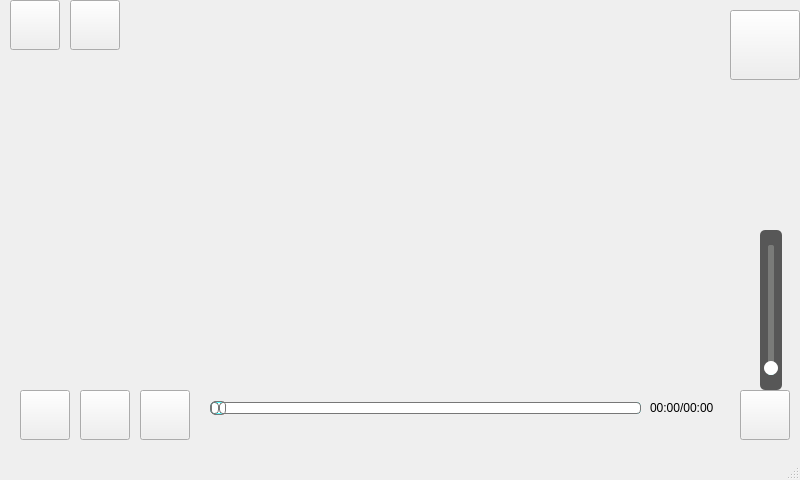
<?xml version="1.0" encoding="UTF-8"?>
<ui version="4.0">
 <class>Music</class>
 <widget class="QMainWindow" name="Music">
  <property name="geometry">
   <rect>
    <x>0</x>
    <y>0</y>
    <width>800</width>
    <height>480</height>
   </rect>
  </property>
  <property name="windowTitle">
   <string>MainWindow</string>
  </property>
  <property name="styleSheet">
   <string notr="true">Music{border-image: url(:/mic.bmp)};</string>
  </property>
  <widget class="QWidget" name="centralwidget">
   <widget class="QPushButton" name="pushButton">
    <property name="geometry">
     <rect>
      <x>10</x>
      <y>0</y>
      <width>50</width>
      <height>50</height>
     </rect>
    </property>
    <property name="styleSheet">
     <string notr="true">border-image: url(:/add.png);</string>
    </property>
    <property name="text">
     <string/>
    </property>
   </widget>
   <widget class="QListWidget" name="listWidget">
    <property name="geometry">
     <rect>
      <x>10</x>
      <y>50</y>
      <width>180</width>
      <height>330</height>
     </rect>
    </property>
    <property name="styleSheet">
     <string notr="true">background-color: transparent;</string>
    </property>
   </widget>
   <widget class="QPushButton" name="pushButton_2">
    <property name="geometry">
     <rect>
      <x>730</x>
      <y>10</y>
      <width>70</width>
      <height>70</height>
     </rect>
    </property>
    <property name="font">
     <font>
      <pointsize>15</pointsize>
     </font>
    </property>
    <property name="styleSheet">
     <string notr="true">border-image: url(:/main.png);</string>
    </property>
    <property name="text">
     <string/>
    </property>
   </widget>
   <widget class="QPushButton" name="pushButton_prev">
    <property name="geometry">
     <rect>
      <x>20</x>
      <y>390</y>
      <width>50</width>
      <height>50</height>
     </rect>
    </property>
    <property name="styleSheet">
     <string notr="true">border-image: url(:/music/prev.png);</string>
    </property>
    <property name="text">
     <string/>
    </property>
   </widget>
   <widget class="QPushButton" name="pushButton_play">
    <property name="geometry">
     <rect>
      <x>80</x>
      <y>390</y>
      <width>50</width>
      <height>50</height>
     </rect>
    </property>
    <property name="styleSheet">
     <string notr="true">border-image: url(:/music/pause.png);</string>
    </property>
    <property name="text">
     <string/>
    </property>
   </widget>
   <widget class="QPushButton" name="pushButton_next">
    <property name="geometry">
     <rect>
      <x>140</x>
      <y>390</y>
      <width>50</width>
      <height>50</height>
     </rect>
    </property>
    <property name="styleSheet">
     <string notr="true">border-image: url(:/music/next.png);</string>
    </property>
    <property name="text">
     <string/>
    </property>
   </widget>
   <widget class="QPushButton" name="pushButton_3">
    <property name="geometry">
     <rect>
      <x>740</x>
      <y>390</y>
      <width>50</width>
      <height>50</height>
     </rect>
    </property>
    <property name="styleSheet">
     <string notr="true">border-image: url(:/music/volume.png);</string>
    </property>
    <property name="text">
     <string/>
    </property>
   </widget>
   <widget class="QLabel" name="label">
    <property name="geometry">
     <rect>
      <x>650</x>
      <y>400</y>
      <width>101</width>
      <height>16</height>
     </rect>
    </property>
    <property name="text">
     <string>00:00/00:00</string>
    </property>
   </widget>
   <widget class="QSlider" name="horizontalSlider">
    <property name="geometry">
     <rect>
      <x>210</x>
      <y>400</y>
      <width>431</width>
      <height>16</height>
     </rect>
    </property>
    <property name="styleSheet">
     <string notr="true">QSlider::groove:horizontal { 
border: 1px solid #55ffff; 
background: white; 
height: 10px; 
border-radius: 4px; 
} 
   
QSlider::sub-page:horizontal { 
background: qlineargradient(x1: 0, y1: 0.2, x2: 1, y2: 1, 
    stop: 0 #55ffff, stop: 1 #55ffff); 
border: 1px solid #777; 
height: 10px; 
border-radius: 4px; 
} 
   
QSlider::add-page:horizontal { 
background: #fff; 
border: 1px solid #777; 
height: 10px; 
border-radius: 4px; 
} 
   
QSlider::handle:horizontal { 
background: qlineargradient(x1:0, y1:0, x2:1, y2:1, 
    stop:0 #eee, stop:1 #ccc); 
border: 1px solid #777; 
width: 13px; 
margin-top: -2px; 
margin-bottom: -2px; 
border-radius: 4px; 
} 
   
QSlider::handle:horizontal:hover { 
background: qlineargradient(x1:0, y1:0, x2:1, y2:1, 
    stop:0 #fff, stop:1 #ddd); 
border: 1px solid #444; 
border-radius: 4px; 
} 
   
QSlider::sub-page:horizontal:disabled { 
background: #bbb; 
border-color: #999; 
} 
   
QSlider::add-page:horizontal:disabled { 
background: #eee; 
border-color: #999; 
} 
   
QSlider::handle:horizontal:disabled { 
background: #eee; 
border: 1px solid #aaa; 
border-radius: 4px; 
} </string>
    </property>
    <property name="orientation">
     <enum>Qt::Horizontal</enum>
    </property>
   </widget>
   <widget class="QSlider" name="verticalSlider">
    <property name="geometry">
     <rect>
      <x>760</x>
      <y>230</y>
      <width>22</width>
      <height>160</height>
     </rect>
    </property>
    <property name="styleSheet">
     <string notr="true">QSlider
{
    background-color: rgba(22, 22, 22, 0.7);
    padding-top: 15px;  /*上面端点离顶部的距离*/
    padding-bottom: 15px;
    border-radius: 5px; /*外边框矩形倒角*/
}
  
QSlider::add-page:vertical
{
    background-color: #55ffff;
    width:5px;
    border-radius: 2px;
}
  
QSlider::sub-page:vertical
{
    background-color: #7A7B79;
    width:5px;
    border-radius: 2px;
}
  
QSlider::groove:vertical
{
    background:transparent;
    width:6px;
}
  
QSlider::handle:vertical   
{
    height: 14px; 
    width: 14px;
    margin: 0px -4px 0px -4px;
    border-radius: 7px;
    background: white;
}</string>
    </property>
    <property name="orientation">
     <enum>Qt::Vertical</enum>
    </property>
   </widget>
   <widget class="QPushButton" name="del">
    <property name="geometry">
     <rect>
      <x>70</x>
      <y>0</y>
      <width>50</width>
      <height>50</height>
     </rect>
    </property>
    <property name="styleSheet">
     <string notr="true">border-image: url(:/del.png);</string>
    </property>
    <property name="text">
     <string/>
    </property>
   </widget>
   <widget class="QWidget" name="layoutWidget">
    <property name="geometry">
     <rect>
      <x>220</x>
      <y>30</y>
      <width>501</width>
      <height>341</height>
     </rect>
    </property>
    <layout class="QVBoxLayout" name="verticalLayout">
     <item>
      <widget class="QLabel" name="label_word">
       <property name="text">
        <string/>
       </property>
       <property name="alignment">
        <set>Qt::AlignCenter</set>
       </property>
      </widget>
     </item>
     <item>
      <widget class="QLabel" name="label_word_2">
       <property name="text">
        <string/>
       </property>
       <property name="alignment">
        <set>Qt::AlignCenter</set>
       </property>
      </widget>
     </item>
     <item>
      <widget class="QLabel" name="label_word_3">
       <property name="styleSheet">
        <string notr="true">color: rgb(255, 255, 0);</string>
       </property>
       <property name="text">
        <string/>
       </property>
       <property name="alignment">
        <set>Qt::AlignCenter</set>
       </property>
      </widget>
     </item>
     <item>
      <widget class="QLabel" name="label_word_4">
       <property name="text">
        <string/>
       </property>
       <property name="alignment">
        <set>Qt::AlignCenter</set>
       </property>
      </widget>
     </item>
     <item>
      <widget class="QLabel" name="label_word_5">
       <property name="text">
        <string/>
       </property>
       <property name="alignment">
        <set>Qt::AlignCenter</set>
       </property>
      </widget>
     </item>
     <item>
      <widget class="QLabel" name="label_word_6">
       <property name="text">
        <string/>
       </property>
       <property name="alignment">
        <set>Qt::AlignCenter</set>
       </property>
      </widget>
     </item>
    </layout>
   </widget>
  </widget>
  <widget class="QStatusBar" name="statusbar"/>
 </widget>
 <resources/>
 <connections/>
</ui>
